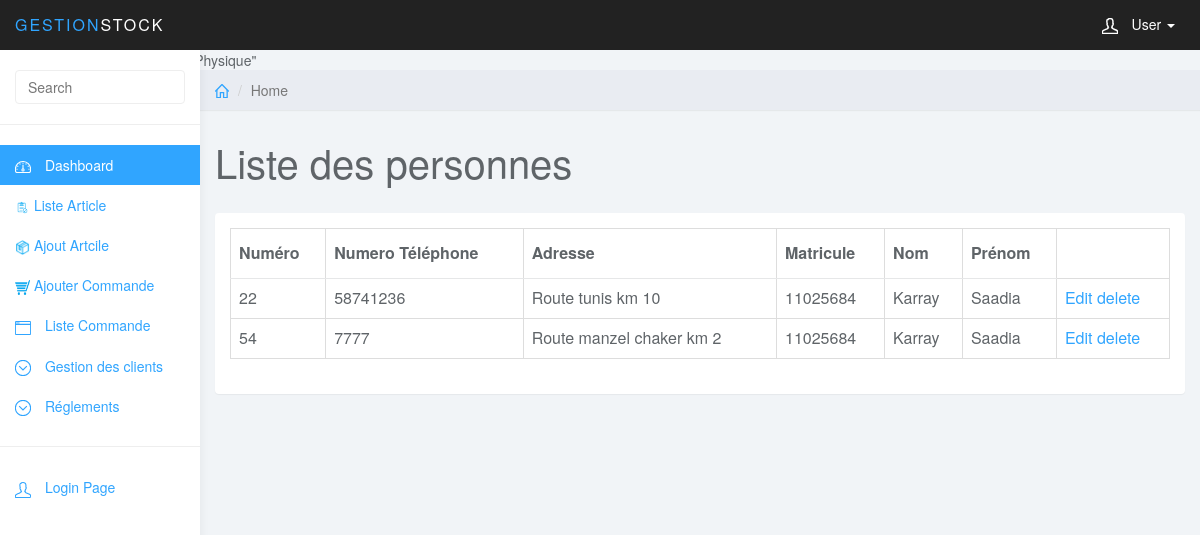
/index.controller.php?action=listePhysique&controller=client, run on the app's committed database.
### tables this page shows
CREATE TABLE `client` (
  `id` int(11) NOT NULL,
  `num_tel` varchar(8) NOT NULL,
  `adr_client` varchar(50) NOT NULL,
  `type_id` char(1) NOT NULL,
  `mat_fiscale` varchar(10) NOT NULL,
  `mat_client` varchar(8) NOT NULL,
  `nom_client` varchar(20) NOT NULL,
  `prenom_client` varchar(20) NOT NULL
);

### models/client.class.php (called while the page is built, shortened)
<?php
class Client
{
	public function getAll($cnx)
	{
		$query = 'SELECT * FROM client';
		$tab=$cnx->query($query)->fetchAll(PDO::FETCH_OBJ);
		return $tab;
	}
}
?>

### views/client/clientPhysique_liste.php (the view, shortened to what this page needs)
<?php include('include/header.php') ?>
	<div class="col-sm-9 col-sm-offset-3 col-lg-10 col-lg-offset-2 main">
		<div class="row">
			<ol class="breadcrumb">
				<li><a href="../index/index.php"><svg class="glyph stroked home"><use xlink:href="#stroked-home"></use></svg></a></li>
				<li class="active">Home</li>
			</ol>
		</div>
		<div class="row">
			<div class="col-lg-12">
				<h1 class="page-header">Liste des personnes</h1>
			</div>
		</div>
		<div class="row">
			<div class="col-lg-12">
				<div class="panel panel-default">
					<div class="panel-body">
						<table class="table table-bordered"    data-sort-name="name" data-sort-order="desc">
						    <thead>
								 <tr>
								   <th>Numéro</th>
								   <th>Numero Téléphone</th>
								   <th>Adresse</th>
								   <th>Matricule</th>
								   <th>Nom</th>
								   <th>Prénom</th>
								 </tr>
							</thead>
							<?php foreach ($res as $client) {
							if($client->type_id=="0"){  ?>
							<tr>
							<td><?php echo $client->id; ?></td>
							<td><?php echo $client->num_tel; ?></td>
							<td><?php echo $client->adr_client; ?></td>
							<td><?php echo $client->mat_client; ?></td>
							<td><?php echo $client->nom_client; ?></td>
							<td><?php echo $client->prenom_client; ?></td>
							<td>
							<a href="index.controller.php?controller=client&action=showEdit&id=<?php echo $client->id; ?>">Edit</a>
							<a href="index.controller.php?controller=client&action=suppPhysique&id=<?php echo $client->id; ?>"> delete</a>
							</td>
							</tr>
								<?php }}?>
						</table>
					</div>
				</div>
			</div>
		</div>
	</div>

### css/styles.css (style rules this page uses)
body { background: #f1f4f7; padding-top: 50px; color: #5f6468; }
a, a:hover, a:focus { color: #30a5ff; }
h1, h2, h3, h4, h5, h6 { color: #5f6468; }
h1 { font-weight: 300; font-size: 40px; }
.panel { border: 0; }
.breadcrumb { border-radius: 0; padding: 10px 15px; background: #e9ecf2; box-shadow: 0 1px 1px rgba(0, 0, 0, .05); margin: 0 ; }
h1.page-header { margin-top: 30px; border-bottom: 0; }
.table { background: #fff; }
.table>thead>tr>th { border-bottom: 1px solid #e6e7e8; vertical-align: middle; height: 50px; }
.breadcrumb .glyph { height: 14px; width: 14px; margin: -2px 0 0 0; stroke-width: 4px; }

### data on the page
client: id "22", num_tel "58741236", adr_client "Route tunis km 10", mat_client "11025684", nom_client "Karray", prenom_client "Saadia"
client: id "54", num_tel "7777", adr_client "Route manzel chaker km 2", mat_client "11025684", nom_client "Karray", prenom_client "Saadia"
